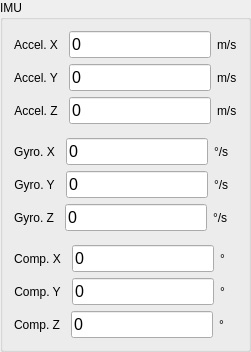
       <widget class="QGroupBox" name="imuSensBox">
        <property name="geometry">
         <rect>
          <x>245</x>
          <y>215</y>
          <width>195</width>
          <height>305</height>
         </rect>
        </property>
        <property name="title">
         <string>IMU</string>
        </property>
        <layout class="QVBoxLayout" name="verticalLayout_1">
         <item>
          <layout class="QHBoxLayout" name="imuSensAccelXBox">
           <item>
            <widget class="QLabel" name="imuSensAccelXLabel">
             <property name="text">
              <string>Accel. X</string>
             </property>
             <property name="alignment">
              <set>Qt::AlignmentFlag::AlignCenter</set>
             </property>
            </widget>
           </item>
           <item>
            <spacer name="horizontalSpacer_3">
             <property name="orientation">
              <enum>Qt::Orientation::Horizontal</enum>
             </property>
             <property name="sizeType">
              <enum>QSizePolicy::Policy::Fixed</enum>
             </property>
             <property name="sizeHint" stdset="0">
              <size>
               <width>5</width>
               <height>20</height>
              </size>
             </property>
            </spacer>
           </item>
           <item>
            <widget class="QLineEdit" name="imuSensAccelXValue">
             <property name="sizePolicy">
              <sizepolicy hsizetype="Minimum" vsizetype="Fixed">
               <horstretch>0</horstretch>
               <verstretch>0</verstretch>
              </sizepolicy>
             </property>
             <property name="font">
              <font>
               <pointsize>12</pointsize>
              </font>
             </property>
             <property name="focusPolicy">
              <enum>Qt::FocusPolicy::NoFocus</enum>
             </property>
             <property name="text">
              <string>0</string>
             </property>
             <property name="frame">
              <bool>true</bool>
             </property>
             <property name="dragEnabled">
              <bool>true</bool>
             </property>
             <property name="readOnly">
              <bool>true</bool>
             </property>
            </widget>
           </item>
           <item>
            <widget class="QLabel" name="imuSensAccelXUnit">
             <property name="text">
              <string>m/s</string>
             </property>
            </widget>
           </item>
          </layout>
         </item>
         <item>
          <layout class="QHBoxLayout" name="imuSensAccelYBox">
           <item>
            <widget class="QLabel" name="imuSensAccelYLabel">
             <property name="text">
              <string>Accel. Y</string>
             </property>
             <property name="alignment">
              <set>Qt::AlignmentFlag::AlignCenter</set>
             </property>
            </widget>
           </item>
           <item>
            <spacer name="horizontalSpacer_4">
             <property name="orientation">
              <enum>Qt::Orientation::Horizontal</enum>
             </property>
             <property name="sizeType">
              <enum>QSizePolicy::Policy::Fixed</enum>
             </property>
             <property name="sizeHint" stdset="0">
              <size>
               <width>5</width>
               <height>20</height>
              </size>
             </property>
            </spacer>
           </item>
           <item>
            <widget class="QLineEdit" name="imuSensAccelYValue">
             <property name="sizePolicy">
              <sizepolicy hsizetype="Minimum" vsizetype="Fixed">
               <horstretch>0</horstretch>
               <verstretch>0</verstretch>
              </sizepolicy>
             </property>
             <property name="font">
              <font>
               <pointsize>12</pointsize>
              </font>
             </property>
             <property name="focusPolicy">
              <enum>Qt::FocusPolicy::NoFocus</enum>
             </property>
             <property name="text">
              <string>0</string>
             </property>
             <property name="frame">
              <bool>true</bool>
             </property>
             <property name="dragEnabled">
              <bool>true</bool>
             </property>
             <property name="readOnly">
              <bool>true</bool>
             </property>
            </widget>
           </item>
           <item>
            <widget class="QLabel" name="imuSensAccelYUnit">
             <property name="text">
              <string>m/s</string>
             </property>
            </widget>
           </item>
          </layout>
         </item>
         <item>
          <layout class="QHBoxLayout" name="imuSensAccelZBox">
           <item>
            <widget class="QLabel" name="imuSensAccelZLabel">
             <property name="text">
              <string>Accel. Z</string>
             </property>
             <property name="alignment">
              <set>Qt::AlignmentFlag::AlignCenter</set>
             </property>
            </widget>
           </item>
           <item>
            <spacer name="horizontalSpacer_5">
             <property name="orientation">
              <enum>Qt::Orientation::Horizontal</enum>
             </property>
             <property name="sizeType">
              <enum>QSizePolicy::Policy::Fixed</enum>
             </property>
             <property name="sizeHint" stdset="0">
              <size>
               <width>5</width>
               <height>20</height>
              </size>
             </property>
            </spacer>
           </item>
           <item>
            <widget class="QLineEdit" name="imuSensAccelZValue">
             <property name="sizePolicy">
              <sizepolicy hsizetype="Minimum" vsizetype="Fixed">
               <horstretch>0</horstretch>
               <verstretch>0</verstretch>
              </sizepolicy>
             </property>
             <property name="font">
              <font>
               <pointsize>12</pointsize>
              </font>
             </property>
             <property name="focusPolicy">
              <enum>Qt::FocusPolicy::NoFocus</enum>
             </property>
             <property name="text">
              <string>0</string>
             </property>
             <property name="frame">
              <bool>true</bool>
             </property>
             <property name="dragEnabled">
              <bool>true</bool>
             </property>
             <property name="readOnly">
              <bool>true</bool>
             </property>
            </widget>
           </item>
           <item>
            <widget class="QLabel" name="imuSensAccelZUnit">
             <property name="text">
              <string>m/s</string>
             </property>
            </widget>
           </item>
          </layout>
         </item>
         <item>
          <spacer name="verticalSpacer_1">
           <property name="orientation">
            <enum>Qt::Orientation::Vertical</enum>
           </property>
           <property name="sizeType">
            <enum>QSizePolicy::Policy::Fixed</enum>
           </property>
           <property name="sizeHint" stdset="0">
            <size>
             <width>20</width>
             <height>8</height>
            </size>
           </property>
          </spacer>
         </item>
         <item>
          <layout class="QHBoxLayout" name="imuSensGyroXBox">
           <item>
            <widget class="QLabel" name="imuSensGyroXLabel">
             <property name="text">
              <string>Gyro. X</string>
             </property>
             <property name="alignment">
              <set>Qt::AlignmentFlag::AlignCenter</set>
             </property>
            </widget>
           </item>
           <item>
            <spacer name="horizontalSpacer_6">
             <property name="orientation">
              <enum>Qt::Orientation::Horizontal</enum>
             </property>
             <property name="sizeType">
              <enum>QSizePolicy::Policy::Fixed</enum>
             </property>
             <property name="sizeHint" stdset="0">
              <size>
               <width>5</width>
               <height>20</height>
              </size>
             </property>
            </spacer>
           </item>
           <item>
            <widget class="QLineEdit" name="imuSensGyroXValue">
             <property name="sizePolicy">
              <sizepolicy hsizetype="Minimum" vsizetype="Fixed">
               <horstretch>0</horstretch>
               <verstretch>0</verstretch>
              </sizepolicy>
             </property>
             <property name="font">
              <font>
               <pointsize>12</pointsize>
              </font>
             </property>
             <property name="focusPolicy">
              <enum>Qt::FocusPolicy::NoFocus</enum>
             </property>
             <property name="text">
              <string>0</string>
             </property>
             <property name="frame">
              <bool>true</bool>
             </property>
             <property name="dragEnabled">
              <bool>true</bool>
             </property>
             <property name="readOnly">
              <bool>true</bool>
             </property>
            </widget>
           </item>
           <item>
            <widget class="QLabel" name="imuSensGyroXUnit">
             <property name="text">
              <string>°/s</string>
             </property>
            </widget>
           </item>
          </layout>
         </item>
         <item>
          <layout class="QHBoxLayout" name="imuSensGyroYBox">
           <item>
            <widget class="QLabel" name="imuSensGyroYLabel">
             <property name="text">
              <string>Gyro. Y</string>
             </property>
             <property name="alignment">
              <set>Qt::AlignmentFlag::AlignCenter</set>
             </property>
            </widget>
           </item>
           <item>
            <spacer name="horizontalSpacer_7">
             <property name="orientation">
              <enum>Qt::Orientation::Horizontal</enum>
             </property>
             <property name="sizeType">
              <enum>QSizePolicy::Policy::Fixed</enum>
             </property>
             <property name="sizeHint" stdset="0">
              <size>
               <width>5</width>
               <height>20</height>
              </size>
             </property>
            </spacer>
           </item>
           <item>
            <widget class="QLineEdit" name="imuSensGyroYValue">
             <property name="sizePolicy">
              <sizepolicy hsizetype="Minimum" vsizetype="Fixed">
               <horstretch>0</horstretch>
               <verstretch>0</verstretch>
              </sizepolicy>
             </property>
             <property name="font">
              <font>
               <pointsize>12</pointsize>
              </font>
             </property>
             <property name="focusPolicy">
              <enum>Qt::FocusPolicy::NoFocus</enum>
             </property>
             <property name="text">
              <string>0</string>
             </property>
             <property name="frame">
              <bool>true</bool>
             </property>
             <property name="dragEnabled">
              <bool>true</bool>
             </property>
             <property name="readOnly">
              <bool>true</bool>
             </property>
            </widget>
           </item>
           <item>
            <widget class="QLabel" name="imuSensGyroYUnit">
             <property name="text">
              <string>°/s</string>
             </property>
            </widget>
           </item>
          </layout>
         </item>
         <item>
          <layout class="QHBoxLayout" name="imuSensGyroZBox">
           <item>
            <widget class="QLabel" name="imuSensGyroZLabel">
             <property name="text">
              <string>Gyro. Z</string>
             </property>
             <property name="alignment">
              <set>Qt::AlignmentFlag::AlignCenter</set>
             </property>
            </widget>
           </item>
           <item>
            <spacer name="horizontalSpacer_8">
             <property name="orientation">
              <enum>Qt::Orientation::Horizontal</enum>
             </property>
             <property name="sizeType">
              <enum>QSizePolicy::Policy::Fixed</enum>
             </property>
             <property name="sizeHint" stdset="0">
              <size>
               <width>5</width>
               <height>20</height>
              </size>
             </property>
            </spacer>
           </item>
           <item>
            <widget class="QLineEdit" name="imuSensGyroZValue">
             <property name="sizePolicy">
              <sizepolicy hsizetype="Minimum" vsizetype="Fixed">
               <horstretch>0</horstretch>
               <verstretch>0</verstretch>
              </sizepolicy>
             </property>
             <property name="font">
              <font>
               <pointsize>12</pointsize>
              </font>
             </property>
             <property name="focusPolicy">
              <enum>Qt::FocusPolicy::NoFocus</enum>
             </property>
             <property name="text">
              <string>0</string>
             </property>
             <property name="frame">
              <bool>true</bool>
             </property>
             <property name="dragEnabled">
              <bool>true</bool>
             </property>
             <property name="readOnly">
              <bool>true</bool>
             </property>
            </widget>
           </item>
           <item>
            <widget class="QLabel" name="imuSensGyroZUnit">
             <property name="text">
              <string>°/s</string>
             </property>
            </widget>
           </item>
          </layout>
         </item>
         <item>
          <spacer name="verticalSpacer_2">
           <property name="orientation">
            <enum>Qt::Orientation::Vertical</enum>
           </property>
           <property name="sizeType">
            <enum>QSizePolicy::Policy::Fixed</enum>
           </property>
           <property name="sizeHint" stdset="0">
            <size>
             <width>20</width>
             <height>8</height>
            </size>
           </property>
          </spacer>
         </item>
         <item>
          <layout class="QHBoxLayout" name="imuSensCompXBox">
           <item>
            <widget class="QLabel" name="imuSensCompXLabel">
             <property name="text">
              <string>Comp. X</string>
             </property>
             <property name="alignment">
              <set>Qt::AlignmentFlag::AlignCenter</set>
             </property>
            </widget>
           </item>
           <item>
            <spacer name="horizontalSpacer_9">
             <property name="orientation">
              <enum>Qt::Orientation::Horizontal</enum>
             </property>
             <property name="sizeType">
              <enum>QSizePolicy::Policy::Fixed</enum>
             </property>
             <property name="sizeHint" stdset="0">
              <size>
               <width>5</width>
               <height>20</height>
              </size>
             </property>
            </spacer>
           </item>
           <item>
            <widget class="QLineEdit" name="imuSensCompXValue">
             <property name="sizePolicy">
              <sizepolicy hsizetype="Minimum" vsizetype="Fixed">
               <horstretch>0</horstretch>
               <verstretch>0</verstretch>
              </sizepolicy>
             </property>
             <property name="font">
              <font>
               <pointsize>12</pointsize>
              </font>
             </property>
             <property name="focusPolicy">
              <enum>Qt::FocusPolicy::NoFocus</enum>
             </property>
             <property name="text">
              <string>0</string>
             </property>
             <property name="frame">
              <bool>true</bool>
             </property>
             <property name="dragEnabled">
              <bool>true</bool>
             </property>
             <property name="readOnly">
              <bool>true</bool>
             </property>
            </widget>
           </item>
           <item>
            <widget class="QLabel" name="imuSensCompXUnit">
             <property name="text">
              <string>°</string>
             </property>
            </widget>
           </item>
          </layout>
         </item>
         <item>
          <layout class="QHBoxLayout" name="imuSensCompYBox">
           <item>
            <widget class="QLabel" name="imuSensCompYLabel">
             <property name="text">
              <string>Comp. Y</string>
             </property>
             <property name="alignment">
              <set>Qt::AlignmentFlag::AlignCenter</set>
             </property>
            </widget>
           </item>
           <item>
            <spacer name="horizontalSpacer_10">
             <property name="orientation">
              <enum>Qt::Orientation::Horizontal</enum>
             </property>
             <property name="sizeType">
              <enum>QSizePolicy::Policy::Fixed</enum>
             </property>
             <property name="sizeHint" stdset="0">
              <size>
               <width>5</width>
               <height>20</height>
              </size>
             </property>
            </spacer>
           </item>
           <item>
            <widget class="QLineEdit" name="imuSensCompYValue">
             <property name="sizePolicy">
              <sizepolicy hsizetype="Minimum" vsizetype="Fixed">
               <horstretch>0</horstretch>
               <verstretch>0</verstretch>
              </sizepolicy>
             </property>
             <property name="font">
              <font>
               <pointsize>12</pointsize>
              </font>
             </property>
             <property name="focusPolicy">
              <enum>Qt::FocusPolicy::NoFocus</enum>
             </property>
             <property name="text">
              <string>0</string>
             </property>
             <property name="frame">
              <bool>true</bool>
             </property>
             <property name="dragEnabled">
              <bool>true</bool>
             </property>
             <property name="readOnly">
              <bool>true</bool>
             </property>
            </widget>
           </item>
           <item>
            <widget class="QLabel" name="imuSensCompYUnit">
             <property name="text">
              <string>°</string>
             </property>
            </widget>
           </item>
          </layout>
         </item>
         <item>
          <layout class="QHBoxLayout" name="imuSensCompZBox">
           <item>
            <widget class="QLabel" name="imuSensCompZLabel">
             <property name="text">
              <string>Comp. Z</string>
             </property>
             <property name="alignment">
              <set>Qt::AlignmentFlag::AlignCenter</set>
             </property>
            </widget>
           </item>
           <item>
            <spacer name="horizontalSpacer_11">
             <property name="orientation">
              <enum>Qt::Orientation::Horizontal</enum>
             </property>
             <property name="sizeType">
              <enum>QSizePolicy::Policy::Fixed</enum>
             </property>
             <property name="sizeHint" stdset="0">
              <size>
               <width>5</width>
               <height>20</height>
              </size>
             </property>
            </spacer>
           </item>
           <item>
            <widget class="QLineEdit" name="imuSensCompZValue">
             <property name="sizePolicy">
              <sizepolicy hsizetype="Minimum" vsizetype="Fixed">
               <horstretch>0</horstretch>
               <verstretch>0</verstretch>
              </sizepolicy>
             </property>
             <property name="font">
              <font>
               <pointsize>12</pointsize>
              </font>
             </property>
             <property name="focusPolicy">
              <enum>Qt::FocusPolicy::NoFocus</enum>
             </property>
             <property name="text">
              <string>0</string>
             </property>
             <property name="frame">
              <bool>true</bool>
             </property>
             <property name="dragEnabled">
              <bool>true</bool>
             </property>
             <property name="readOnly">
              <bool>true</bool>
             </property>
            </widget>
           </item>
           <item>
            <widget class="QLabel" name="imuSensCompZUnit">
             <property name="text">
              <string>°</string>
             </property>
            </widget>
           </item>
          </layout>
         </item>
        </layout>
       </widget>
